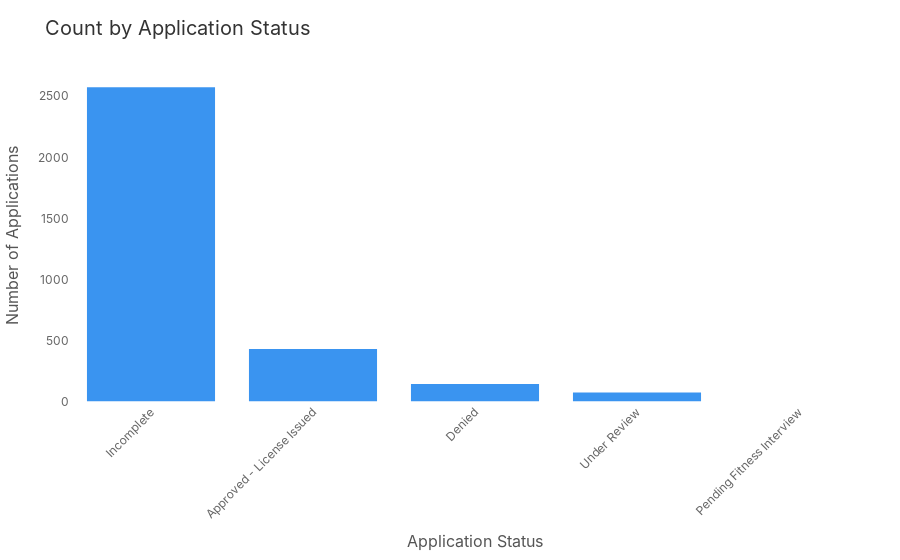

Notebook cell for this chart:
### Code cell
# --- Collect Spark DataFrame results to a Python list for Plotly ---
# .collect() brings all results to the driver program. Be cautious with large datasets.
data_for_plotly = df.collect()

# Convert Row objects to dictionaries and extract statuses and counts
statuses = [row['status'] for row in data_for_plotly]
counts = [row['count'] for row in data_for_plotly]

# --- Plotly Chart Generation ---
# Create a bar trace
trace = go.Bar(
    x=statuses,
    y=counts,
    marker=dict(
        color='rgb(58, 148, 240)', # A pleasant blue color for the bars
        line=dict(
            width=1.5,
            color='rgb(255,255,255)' # White border for bars
        )
    ),
    name='Application Status Count',
    hovertemplate='<b>Status:</b> %{x}<br><b>Count:</b> %{y}<extra></extra>' # Custom hover text
)

# Define the layout of the chart
layout = go.Layout(
    title=dict(
        text='Count by Application Status', # Chart title
        font=dict(
            family='Inter',
            size=20,
            color='#333'
        )
    ),
    xaxis=dict(
        title=dict(
            text='Application Status', # X-axis title
            font=dict(
                family='Inter',
                size=16,
                color='#555'
            )
        ),
        tickangle=-45, # Angle the x-axis labels for better readability
        automargin=True, # Automatically adjust margins for long labels
        tickfont=dict(
            family='Inter',
            size=12,
            color='#666'
        )
    ),
    yaxis=dict(
        title=dict(
            text='Number of Applications', # Y-axis title
            font=dict(
                family='Inter',
                size=16,
                color='#555'
            )
        ),
        rangemode='tozero', # Ensure y-axis starts from zero
        tickfont=dict(
            family='Inter',
            size=12,
            color='#666'
        )
    ),
    margin=dict(
        l=60, r=20, t=70, b=120 # Adjust margins to prevent labels from being cut off
    ),
    plot_bgcolor='rgba(0,0,0,0)', # Transparent plot background
    paper_bgcolor='rgba(0,0,0,0)', # Transparent paper background
    font=dict(
        family='Inter',
        color='#333'
    )
)

# Create the figure object
fig = go.Figure(data=[trace], layout=layout)
fig.show()

### Figure 1 — Plotly figure (JSON) as saved in the notebook; plotly's stock layout.template omitted (floating-point values rounded to 4 significant figures)
{"data": [{"hovertemplate": "<b>Status:</b> %{x}<br><b>Count:</b> %{y}<extra></extra>", "marker": {"color": "rgb(58, 148, 240)", "line": {"color": "rgb(255,255,255)", "width": 1.5}}, "name": "Application Status Count", "type": "bar", "x": ["Incomplete", "Approved - License Issued", "Denied", "Under Review", "Pending Fitness Interview"], "y": [2579, 440, 153, 83, 7]}], "layout": {"font": {"color": "#333", "family": "Inter"}, "margin": {"b": 120, "l": 60, "r": 20, "t": 70}, "paper_bgcolor": "rgba(0,0,0,0)", "plot_bgcolor": "rgba(0,0,0,0)", "title": {"font": {"color": "#333", "family": "Inter", "size": 20}, "text": "Count by Application Status"}, "xaxis": {"automargin": true, "tickangle": -45, "tickfont": {"color": "#666", "family": "Inter", "size": 12}, "title": {"font": {"color": "#555", "family": "Inter", "size": 16}, "text": "Application Status"}}, "yaxis": {"rangemode": "tozero", "tickfont": {"color": "#666", "family": "Inter", "size": 12}, "title": {"font": {"color": "#555", "family": "Inter", "size": 16}, "text": "Number of Applications"}}}}
